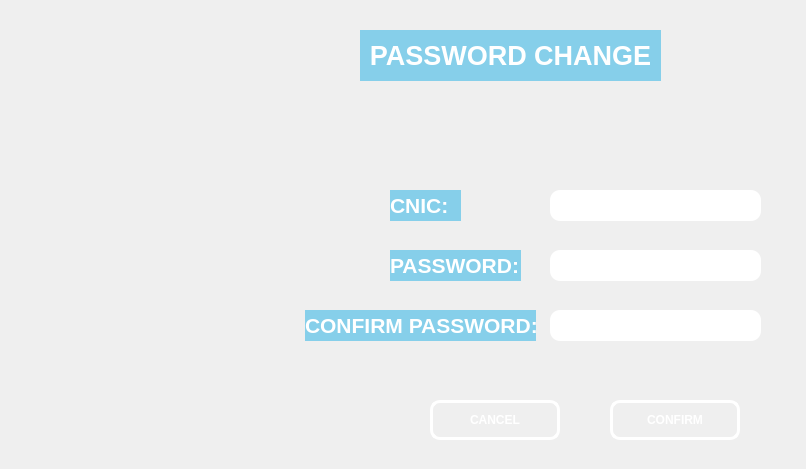
<?xml version="1.0" encoding="UTF-8"?>
<ui version="4.0">
 <class>EditSP</class>
 <widget class="QDialog" name="EditSP">
  <property name="geometry">
   <rect>
    <x>0</x>
    <y>0</y>
    <width>806</width>
    <height>469</height>
   </rect>
  </property>
  <property name="windowTitle">
   <string>Dialog</string>
  </property>
  <property name="styleSheet">
   <string notr="true">background-image: url(:/background/bG no arrows.png);
color: rgb(255, 255, 255);</string>
  </property>
  <widget class="QLabel" name="label_4">
   <property name="geometry">
    <rect>
     <x>360</x>
     <y>30</y>
     <width>301</width>
     <height>51</height>
    </rect>
   </property>
   <property name="styleSheet">
    <string notr="true">#label_4
{
background:rgb(134,207,234);
}</string>
   </property>
   <property name="text">
    <string>&lt;html&gt;&lt;head/&gt;&lt;body&gt;&lt;p align=&quot;center&quot;&gt;&lt;span style=&quot; font-size:20pt; font-weight:700;&quot;&gt;PASSWORD CHANGE&lt;/span&gt;&lt;/p&gt;&lt;/body&gt;&lt;/html&gt;</string>
   </property>
  </widget>
  <widget class="QLabel" name="label_11">
   <property name="geometry">
    <rect>
     <x>0</x>
     <y>0</y>
     <width>341</width>
     <height>151</height>
    </rect>
   </property>
   <property name="styleSheet">
    <string notr="true">image: url(:/background/hmu logo.png);</string>
   </property>
   <property name="text">
    <string/>
   </property>
  </widget>
  <widget class="QPushButton" name="pushButton">
   <property name="geometry">
    <rect>
     <x>610</x>
     <y>400</y>
     <width>130</width>
     <height>40</height>
    </rect>
   </property>
   <property name="styleSheet">
    <string notr="true">#pushButton
{
border-radius:10px;
font:bold;
border:3px solid rgb(255, 255, 255);
}</string>
   </property>
   <property name="text">
    <string>CONFIRM</string>
   </property>
  </widget>
  <widget class="QPushButton" name="pushButton_2">
   <property name="geometry">
    <rect>
     <x>430</x>
     <y>400</y>
     <width>130</width>
     <height>40</height>
    </rect>
   </property>
   <property name="styleSheet">
    <string notr="true">#pushButton_2
{
border-radius:10px;
font:bold;
border:3px solid rgb(255, 255, 255);
}</string>
   </property>
   <property name="text">
    <string>CANCEL</string>
   </property>
  </widget>
  <widget class="QLabel" name="label">
   <property name="geometry">
    <rect>
     <x>390</x>
     <y>190</y>
     <width>71</width>
     <height>31</height>
    </rect>
   </property>
   <property name="styleSheet">
    <string notr="true">#label
{
background:rgb(134,207,234);
}</string>
   </property>
   <property name="text">
    <string>&lt;html&gt;&lt;head/&gt;&lt;body&gt;&lt;p&gt;&lt;span style=&quot; font-size:16pt; font-weight:700;&quot;&gt;CNIC: &lt;/span&gt;&lt;/p&gt;&lt;/body&gt;&lt;/html&gt;</string>
   </property>
  </widget>
  <widget class="QLabel" name="label_2">
   <property name="geometry">
    <rect>
     <x>390</x>
     <y>250</y>
     <width>131</width>
     <height>31</height>
    </rect>
   </property>
   <property name="styleSheet">
    <string notr="true">#label_2
{
background:rgb(134,207,234);
}</string>
   </property>
   <property name="text">
    <string>&lt;html&gt;&lt;head/&gt;&lt;body&gt;&lt;p&gt;&lt;span style=&quot; font-size:16pt; font-weight:700;&quot;&gt;PASSWORD: &lt;/span&gt;&lt;/p&gt;&lt;/body&gt;&lt;/html&gt;</string>
   </property>
  </widget>
  <widget class="QLabel" name="label_3">
   <property name="geometry">
    <rect>
     <x>305</x>
     <y>310</y>
     <width>231</width>
     <height>31</height>
    </rect>
   </property>
   <property name="styleSheet">
    <string notr="true">#label_3
{
background:rgb(134,207,234);
}</string>
   </property>
   <property name="text">
    <string>&lt;html&gt;&lt;head/&gt;&lt;body&gt;&lt;p&gt;&lt;span style=&quot; font-size:16pt; font-weight:700;&quot;&gt;CONFIRM PASSWORD: &lt;/span&gt;&lt;/p&gt;&lt;/body&gt;&lt;/html&gt;</string>
   </property>
  </widget>
  <widget class="QLineEdit" name="lineEdit_2">
   <property name="geometry">
    <rect>
     <x>550</x>
     <y>250</y>
     <width>211</width>
     <height>31</height>
    </rect>
   </property>
   <property name="styleSheet">
    <string notr="true">#lineEdit_2
{
border-radius:10px;
background:rgb(255, 255, 255);
color:rgb(0, 0, 0);
}</string>
   </property>
   <property name="echoMode">
    <enum>QLineEdit::Password</enum>
   </property>
  </widget>
  <widget class="QLineEdit" name="lineEdit_3">
   <property name="geometry">
    <rect>
     <x>550</x>
     <y>310</y>
     <width>211</width>
     <height>31</height>
    </rect>
   </property>
   <property name="styleSheet">
    <string notr="true">#lineEdit_3
{
border-radius:10px;
background:rgb(255, 255, 255);
color:rgb(0, 0, 0);
}</string>
   </property>
   <property name="echoMode">
    <enum>QLineEdit::Password</enum>
   </property>
  </widget>
  <widget class="QLineEdit" name="lineEdit">
   <property name="geometry">
    <rect>
     <x>550</x>
     <y>190</y>
     <width>211</width>
     <height>31</height>
    </rect>
   </property>
   <property name="styleSheet">
    <string notr="true">#lineEdit
{
border-radius:10px;
background:rgb(255, 255, 255);
color:rgb(0, 0, 0);
}</string>
   </property>
  </widget>
 </widget>
 <resources/>
 <connections/>
</ui>
